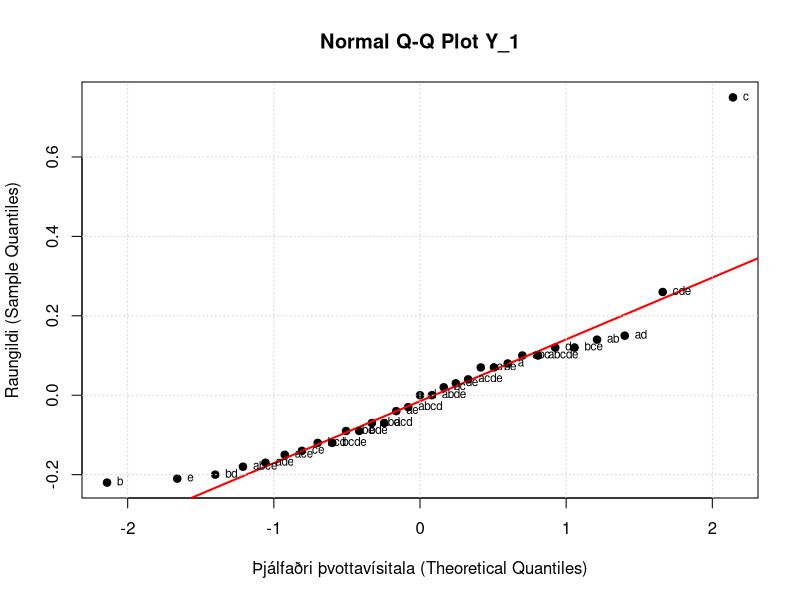
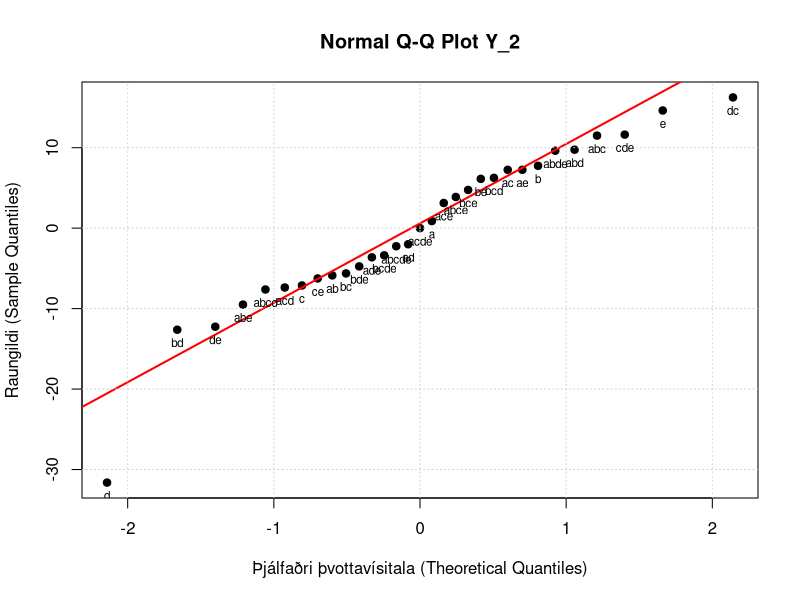
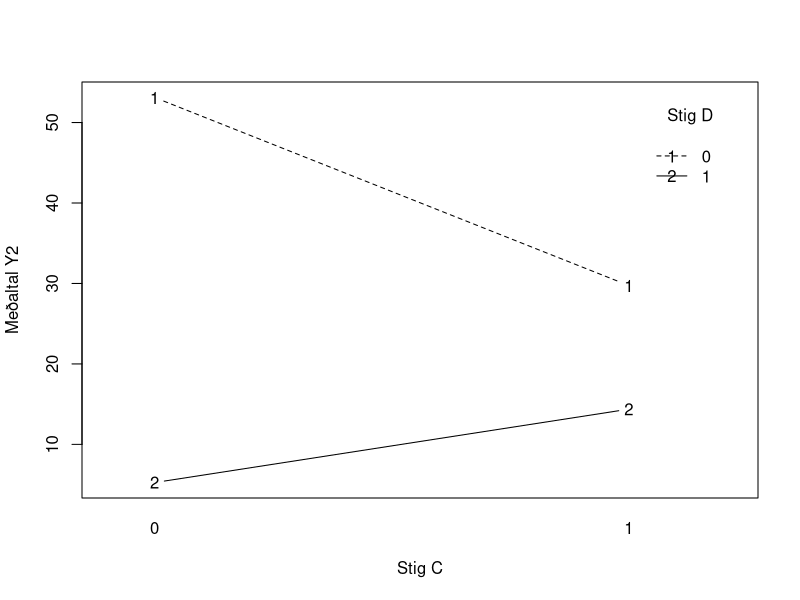

These charts were generated, in order, by the following R code:
## ---- chunk 1
knitr::opts_chunk$set(echo = TRUE)
## ---- chunk 2
# 1. Skilgreinum hvaða samsetningar (treatment combinations) eru í gangi:
combinations <- c(
  "(1)","a","b","ab","c","ac","bc","abc",
  "d","ad","bd","abd","dc","acd","bcd","abcd",
  "e","ae","be","abe","ce","ace","bce","abce",
  "de","ade","bde","abde","cde","acde","bcde","abcde"
)

# 2. Skilgreinum svörun Y_1 í sömu röð:
Y_1 <- c(
  3.1, 2.68, 3.13, 2.51, 4.3, 3.73, 3.33, 4.16,
  2.95, 3.26, 2.65, 2.96, 3.83, 4.08, 3.03, 3.88,
  3.21, 3.05, 2.71, 3.08, 2.96, 3.01, 3.51, 3.48,
  2.76, 2.90, 2.43, 2.55, 3.95, 3.89, 3.45, 3.33
)

# 3. Skilgreinum svörun Y_2 í sömu röð:
Y_2 <- c(
  21, 11, 60, 31, 37, 24, 10, 30,
  11,  8,  4,  4, 21,  7,  8,  6,
  30, 86,125, 61,  0, 41, 37, 59,
   6,  7,  2,  0, 21, 17, 10, 25
)

# 4. Búum til dálka fyrir hvern þátt a, b, c, d, e sem 0/1-breytur.
#    Við athugum hvort samsetningin innihaldi stafinn 'a', 'b', 'c', 'd', eða 'e':
a_fac <- as.numeric(grepl("a", combinations))
b_fac <- as.numeric(grepl("b", combinations))
c_fac <- as.numeric(grepl("c", combinations))
d_fac <- as.numeric(grepl("d", combinations))
e_fac <- as.numeric(grepl("e", combinations))

# 5. Búum til lokagögnin sem data.frame:
df <- data.frame(
  combination = combinations,
  a = a_fac,
  b = b_fac,
  c_var = c_fac,
  d = d_fac,
  e = e_fac,
  Y_1 = Y_1,
  Y_2 = Y_2
)
## ---- chunk 3
# Gögnin þín fyrir Y1
values <- c(0.08, -0.22, 0.14, 0.75, 0.07, 0.02, 0.10, 0.00, 0.15, -0.20,
            -0.07, 0.12, -0.07, -0.12, -0.03, -0.21, -0.04, 0.07, -0.09, -0.14,
            -0.15, 0.12, -0.18, 0.03, -0.17, -0.09, 0.00, 0.26, 0.04, -0.12, 0.10)

labels <- c("a", "b", "ab", "c", "ac", "bc", "abc", "d", "ad", "bd", "abd", "dc",
            "acd", "bcd", "abcd", "e", "ae", "be", "abe", "ce", "ace", "bce", "abce",
            "de", "ade", "bde", "abde", "cde", "acde", "bcde", "abcde")

# Búa til Q-Q plot og fá punktana til að skila sér staðsetningum
qq <- qqnorm(values,
             main = "Normal Q-Q Plot Y_1",
             xlab = "Þjálfaðri þvottavísitala (Theoretical Quantiles)",
             ylab = "Raungildi (Sample Quantiles)",
             pch = 19)  # pch 19 fyrir punkta

qqline(values, col = "red", lwd = 2)
grid()

# Merkjum punktana með texta - notum pos = 4 til að setja textann til hægri við punkta
text(qq$x, qq$y, labels = labels, pos = 4, cex = 0.7)

## ---- chunk 4
# Gögnin þín fyrir Y2
values <- c(0.875, 7.75, -5.875, -7.125, 7.25, -5.625, 11.5, -31.625, -2, -12.625,
            9.75, 16.25, -7.375, 6.25, -7.625, 14.625, 7.25, 6.125, -9.5, -6.25,
            3.125, 4.75, 3.875, -12.25, -3.625, -4.75, 9.625, 11.625, 0, -3.375, -2.25)

labels <- c("a", "b", "ab", "c", "ac", "bc", "abc", "d", "ad", "bd", "abd", "dc",
            "acd", "bcd", "abcd", "e", "ae", "be", "abe", "ce", "ace", "bce", "abce",
            "de", "ade", "bde", "abde", "cde", "acde", "bcde", "abcde")

# Búa til Q-Q plot og fá punktanna hnit
qq <- qqnorm(values,
             main = "Normal Q-Q Plot Y_2",
             xlab = "Þjálfaðri þvottavísitala (Theoretical Quantiles)",
             ylab = "Raungildi (Sample Quantiles)",
             pch = 19)  # pch 19 fyrir fallega punkta

qqline(values, col = "red", lwd = 2)
grid()

# Merkjum punktana með labels úr breytunni 'labels'
text(qq$x, qq$y, labels = labels, pos = 1, cex = 0.7)
## ---- chunk 5
# 4. ANOVA-greining fyrir Y_1 með þáttum b og c:
model_Y1 <- aov(Y_1 ~ b + c_var +  a*d + e, data = df)
summary(model_Y1)
## ---- chunk 6
# 5. ANOVA-greining fyrir Y_2 með þáttum d og c:
model_Y2 <- aov(Y_2 ~ d + c_var*d + b*d + e + c_var*d*e , data = df)
summary(model_Y2)
## ---- chunk 7
model_Y1 <- aov(Y_1 ~ c_var, data = df)
coef(model_Y1)
## ---- chunk 8
model_Y1 <- aov(Y_2 ~ d + e + d*c_var, data = df)
coef(model_Y1)
## ---- chunk 9
interaction.plot(x.factor = df$c_var,          # x-ásinn táknar stig C
                 trace.factor = df$d,      # línurnar tákna mismunandi stigin af D
                 response = df$Y_2,         # svarbreytan sem er mæld
                 fun = mean,               # reiknar meðaltal fyrir hvern samsettan punkt
                 type = "b",               # bæði punkta- og línurit
                 legend = TRUE,            # bætir við skýringarlegu
                 xlab = "Stig C",          # titill á x-ás
                 ylab = "Meðaltal Y2",       # titill á y-ás
                 trace.label = "Stig D")   # titill fyrir línuskrá

## ---- chunk 10
# 1. Skilgreinum hvaða samsetningar (treatment combinations) eru í gangi:
combinations <- c(
  "(1)","a","b","ab","c","ac","bc","abc",
  "d","ad","bd","abd","dc","acd","bcd","abcd",
  "e","ae","be","abe","ce","ace","bce","abce",
  "de","ade","bde","abde","cde","acde","bcde","abcde"
)

# 2. Skilgreinum svörun Y_1 í sömu röð:
Y_1 <- c(
  3.1, 2.68, 3.13, 2.51, 4.3, 3.73, 3.33, 4.16,
  2.95, 3.26, 2.65, 2.96, 3.83, 4.08, 3.03, 3.88,
  3.21, 3.05, 2.71, 3.08, 2.96, 3.01, 3.51, 3.48,
  2.76, 2.90, 2.43, 2.55, 3.95, 3.89, 3.45, 3.33
)

# 3. Skilgreinum svörun Y_2 í sömu röð:
Y_2 <- c(
  21, 11, 60, 31, 37, 24, 10, 30,
  11,  8,  4,  4, 21,  7,  8,  6,
  30, 86,125, 61,  0, 41, 37, 59,
   6,  7,  2,  0, 21, 17, 10, 25
)

# 4. Búum til dálka fyrir hvern þátt a, b, c, d, e sem 0/1-breytur.
#    Við athugum hvort samsetningin innihaldi stafinn 'a', 'b', 'c', 'd', eða 'e':
a_fac <- as.numeric(grepl("a", combinations))
b_fac <- as.numeric(grepl("b", combinations))
c_fac <- as.numeric(grepl("c", combinations))
d_fac <- as.numeric(grepl("d", combinations))
e_fac <- as.numeric(grepl("e", combinations))

# 5. Búum til lokagögnin sem data.frame:
df <- data.frame(
  combination = combinations,
  a = a_fac,
  b = b_fac,
  c_var = c_fac,
  d = d_fac,
  e = e_fac,
  Y_1 = Y_1,
  Y_2 = Y_2
)
